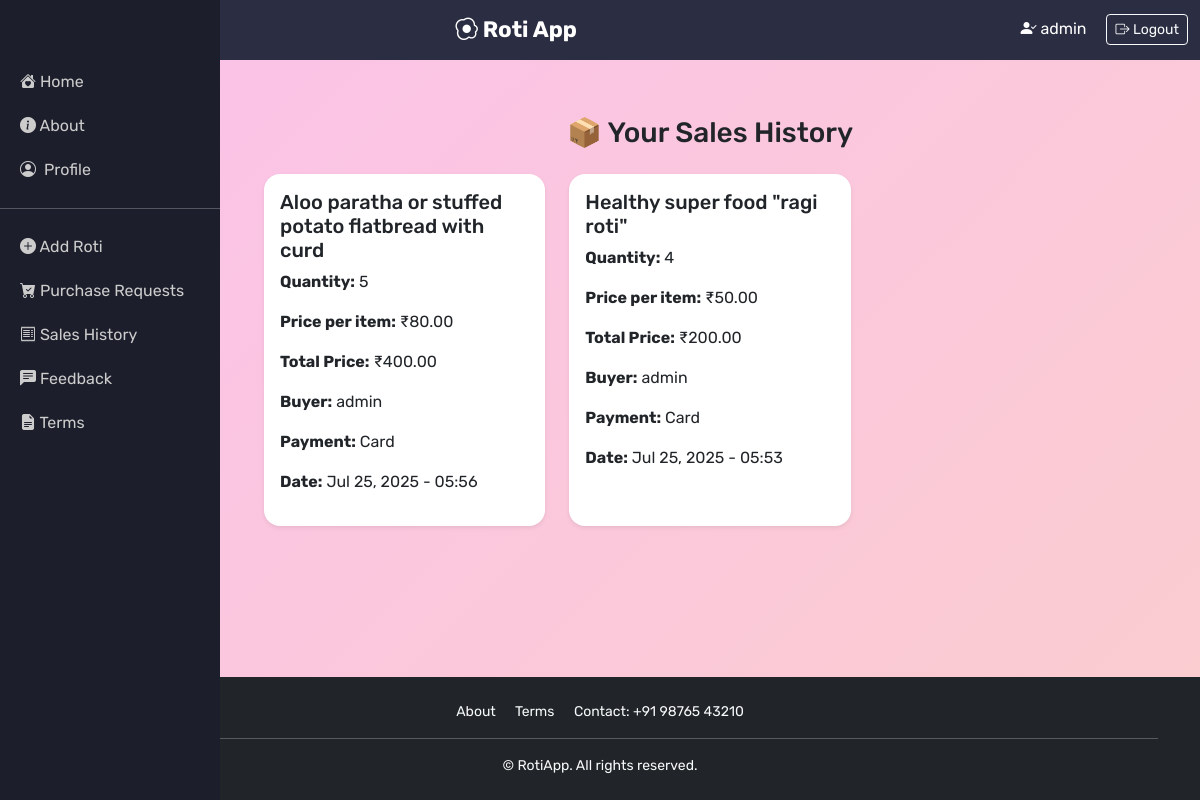
/sales/ (signed in), run on an earlier commit of the app's database.
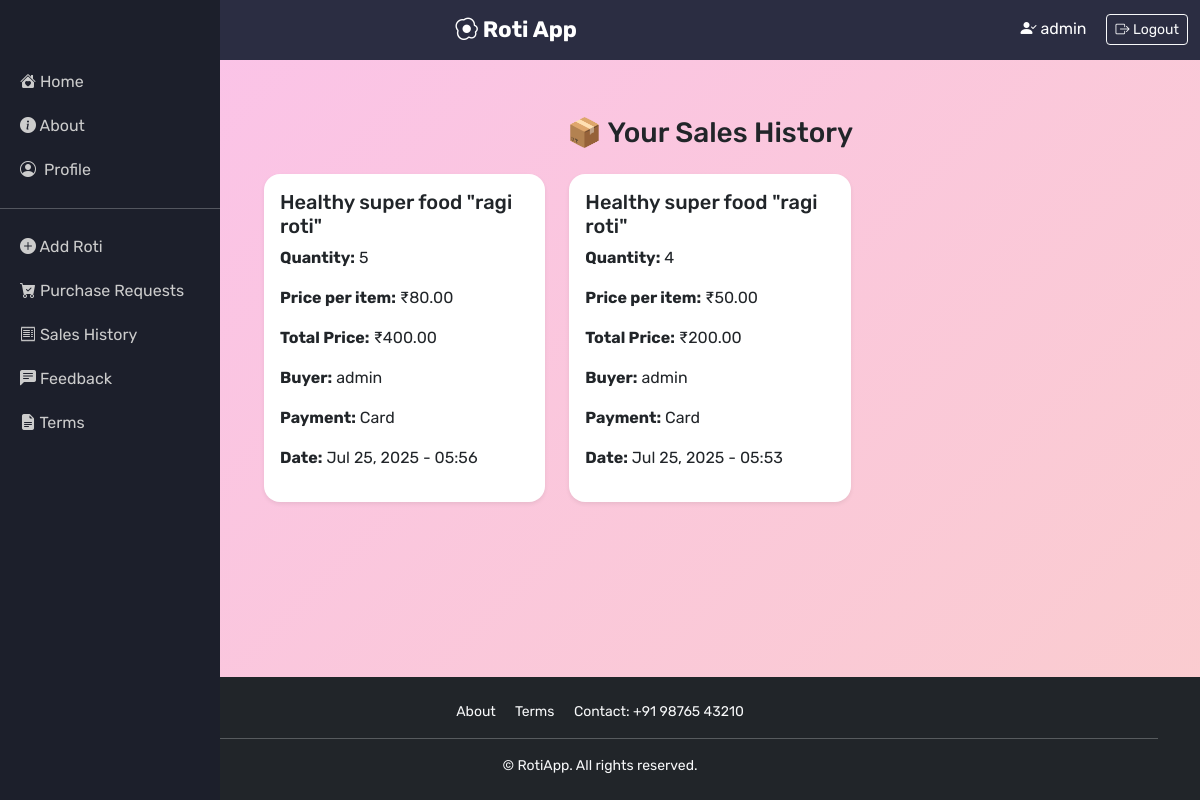
And on a later commit of the database.
### myapp/models.py (models this page shows, shortened)
class BoughtProduct(models.Model):
    buyer = models.ForeignKey(User, on_delete=models.CASCADE, related_name='bought_products')
    seller = models.ForeignKey(User, on_delete=models.CASCADE, related_name='sold_products', null=True, blank=True)
    product = models.ForeignKey(Product, on_delete=models.CASCADE)
    quantity = models.PositiveIntegerField(default=1)
    price_per_item = models.DecimalField(max_digits=10, decimal_places=2, null=True, blank=True)
    total_price = models.DecimalField(max_digits=12, decimal_places=2, null=True, blank=True)
    is_returned = models.BooleanField(default=False)
    return_request = models.ForeignKey('ReturnProduct', on_delete=models.SET_NULL, null=True, blank=True)
    payment_method = models.CharField(max_length=10, choices=[
        ('UPI', 'UPI'),
        ('Card', 'Card'),
    ], default='Card')
    shipping_address = models.TextField(null=True, blank=True)
    purchased_at = models.DateTimeField(auto_now_add=True)

class Product(models.Model):
    user = models.ForeignKey(User, on_delete=models.CASCADE)  # Seller
    title = models.CharField(max_length=200)
    image = models.ImageField(upload_to='products/')
    description = models.TextField()
    cost = models.DecimalField(max_digits=10, decimal_places=2)
    created_at = models.DateTimeField(auto_now_add=True)
    category = models.ForeignKey(Category, on_delete=models.SET_NULL, null=True)
    is_sold = models.BooleanField(default=False)

### myapp/views.py (the view)
# urls.py: path('sales/', sales_history, name='sales_history'),
@login_required
def sales_history(request):
    sales = BoughtProduct.objects.filter(seller=request.user).order_by('-purchased_at')
    return render(request, 'purchase/sales_history.html', {'sales': sales})

### templates/purchase/sales_history.html (shortened to what this page needs)
{% extends 'base.html' %}
{% block content %}
<div class="container my-5">
    <h3 class="text-center mb-4">📦 Your Sales History</h3>
    {% if sales %}
        <div class="row g-4">
            {% for item in sales %}
            <div class="col-md-6 col-lg-4">
                <div class="card h-100 shadow-sm rounded-4 border-0">
                    <div class="card-body">
                        <h5 class="card-title">{{ item.product.title }}</h5>
                        <p><strong>Quantity:</strong> {{ item.quantity }}</p>
                        <p><strong>Price per item:</strong> ₹{{ item.price_per_item }}</p>
                        <p><strong>Total Price:</strong> ₹{{ item.total_price }}</p>
                        <p><strong>Buyer:</strong> {{ item.buyer.username }}</p>
                        <p><strong>Payment:</strong> {{ item.payment_method }}</p>
                        <p><strong>Date:</strong> {{ item.purchased_at|date:"M d, Y - H:i" }}</p>
                    </div>
                </div>
            </div>
            {% endfor %}
        </div>
    {% else %}
        <div class="alert alert-info text-center">No sales found.</div>
    {% endif %}
</div>
{% endblock %}

What changed in the data, as far as the page shows it:
changed BoughtProduct "Jul 25, 2025 - 05:56": product "Aloo paratha or stuffed potato flatbread with curd" → "Healthy super food \"ragi roti\""
